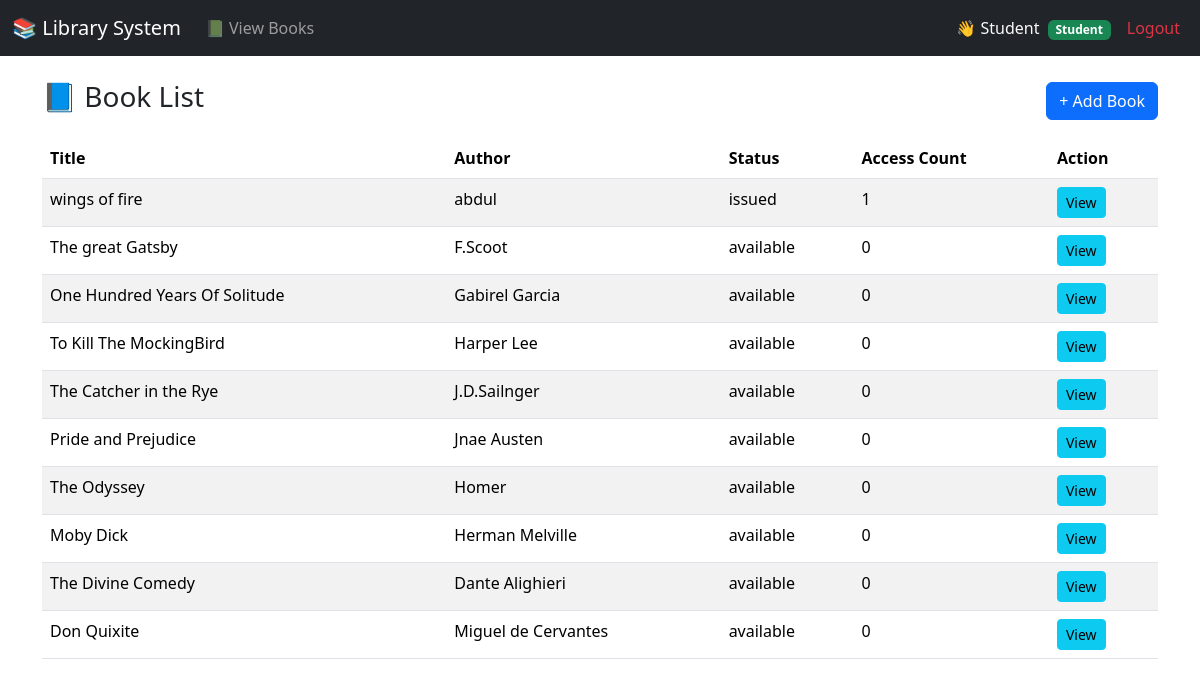
/books/ (signed in), run on the app's committed database.
### LibApp/models.py (models this page shows, shortened)
class Book(models.Model):
    STATUS_CHOICES = [
        ('available', 'Available'),
        ('issued', 'Issued'),
        ('recycled', 'Recycled'),
    ]
    title = models.CharField(max_length=200)
    author = models.CharField(max_length=150)
    status = models.CharField(max_length=20, choices=STATUS_CHOICES, default='available')
    access_count = models.PositiveIntegerField(default=0)
    recycle_status = models.CharField(max_length=100, default='Not Recycled')

### LibApp/views.py (the view)
# urls.py: path("books/", book_list, name="book_list"),
@login_required
def book_list(request):
    books = Book.objects.all()
    return render(request, "book_list.html", {"books": books})

### LibApp/templates/book_list.html
{% extends "base.html" %}
{% block content %}
<div class="d-flex justify-content-between align-items-center">
    <h3>📘 Book List</h3>
    <a href="{% url 'LibApp:add_book' %}" class="btn btn-primary">+ Add Book</a>
</div>
<table class="table table-striped mt-3">
  <thead>
    <tr>
      <th>Title</th>
      <th>Author</th>
      <th>Status</th>
      <th>Access Count</th>
      <th>Action</th>
    </tr>
  </thead>
  <tbody>
    {% for book in books %}
    <tr>
      <td>{{ book.title }}</td>
      <td>{{ book.author }}</td>
      <td>{{ book.status }}</td>
      <td>{{ book.access_count }}</td>
      <td>
        <a href="{% url 'LibApp:book_detail' book.id %}" class="btn btn-sm btn-info">View</a>
      </td>
    </tr>
    {% endfor %}
  </tbody>
</table>
{% endblock %}

### LibApp/templates/base.html (shortened to what this page needs)
<!DOCTYPE html>
<html lang="en">
<head>
  <link href="https://cdn.jsdelivr.net/npm/bootstrap@5.3.2/dist/css/bootstrap.min.css" rel="stylesheet">
</head>
<body>
<nav class="navbar navbar-expand-lg navbar-dark bg-dark">
  <div class="container-fluid">
    <a class="navbar-brand" href="{% url 'LibApp:dashboard' %}">📚 Library System</a>
    <div class="collapse navbar-collapse" id="navbarNav">
      <ul class="navbar-nav me-auto mb-2 mb-lg-0">
        {% if request.user.is_authenticated %}
          {% if request.user.profile.role == 'librarian' %}
            <li class="nav-item"><a class="nav-link" href="{% url 'LibApp:book_list' %}">📘 Books</a></li>
            <li class="nav-item"><a class="nav-link" href="{% url 'LibApp:student_list' %}">👩‍🎓 Students</a></li>
            <li class="nav-item"><a class="nav-link" href="{% url 'LibApp:issue_book' %}">📖 Issue</a></li>
            <li class="nav-item"><a class="nav-link" href="{% url 'LibApp:reports' %}">📊 Reports</a></li>
          {% elif request.user.profile.role == 'student' %}
            <li class="nav-item"><a class="nav-link" href="{% url 'LibApp:book_list' %}">📗 View Books</a></li>
          {% endif %}
        {% endif %}
      </ul>
      <ul class="navbar-nav ms-auto">
        {% if request.user.is_authenticated %}
          <li class="nav-item">
            <span class="nav-link text-light">
              👋 {{ request.user.username|capfirst }}
              {% if request.user.profile.role == 'librarian' %}
                <span class="badge bg-info ms-1">Librarian</span>
              {% else %}
                <span class="badge bg-success ms-1">Student</span>
              {% endif %}
            </span>
          </li>
          <li class="nav-item"><a class="nav-link text-danger" href="{% url 'LibApp:logout' %}">Logout</a></li>
        {% else %}
          <li class="nav-item"><a class="nav-link" href="{% url 'LibApp:login' %}">Login</a></li>
        {% endif %}
      </ul>
    </div>
  </div>
</nav>
<div class="container my-4">
  {% block content %}{% endblock %}
</div>
</body>
</html>

### data on the page
Book: title "wings of fire", author "abdul", status "issued", access_count "1"
Book: title "The great Gatsby", author "F.Scoot", status "available", access_count "0"
Book: title "One Hundred Years Of Solitude", author "Gabirel Garcia", status "available", access_count "0"
Book: title "To Kill The MockingBird", author "Harper Lee", status "available", access_count "0"
Book: title "The Catcher in the Rye", author "J.D.Sailnger", status "available", access_count "0"
Book: title "Pride and Prejudice", author "Jnae Austen", status "available", access_count "0"
Book: title "The Odyssey", author "Homer", status "available", access_count "0"
Book: title "Moby Dick", author "Herman Melville", status "available", access_count "0"
Book: title "The Divine Comedy", author "Dante Alighieri", status "available", access_count "0"
Book: title "Don Quixite", author "Miguel de Cervantes", status "available", access_count "0"

### other printed values
{{ request.user.username|capfirst }} "Student"
